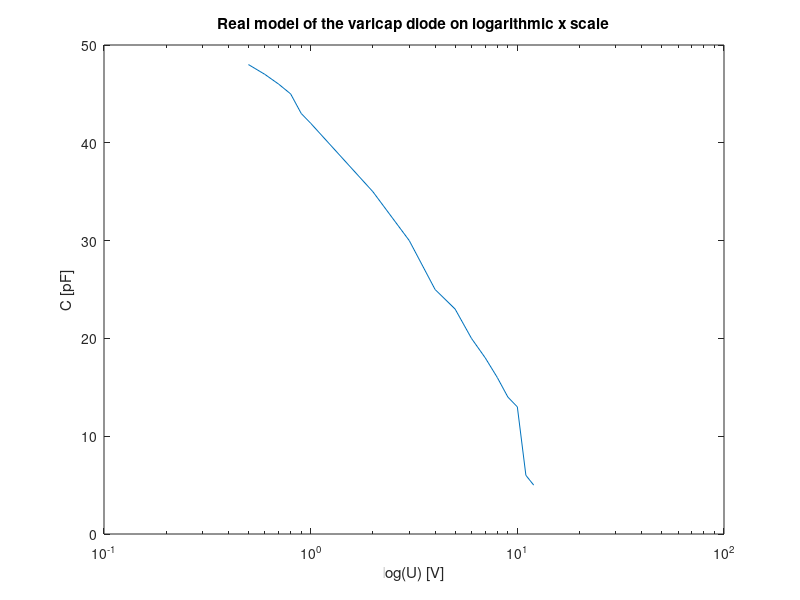
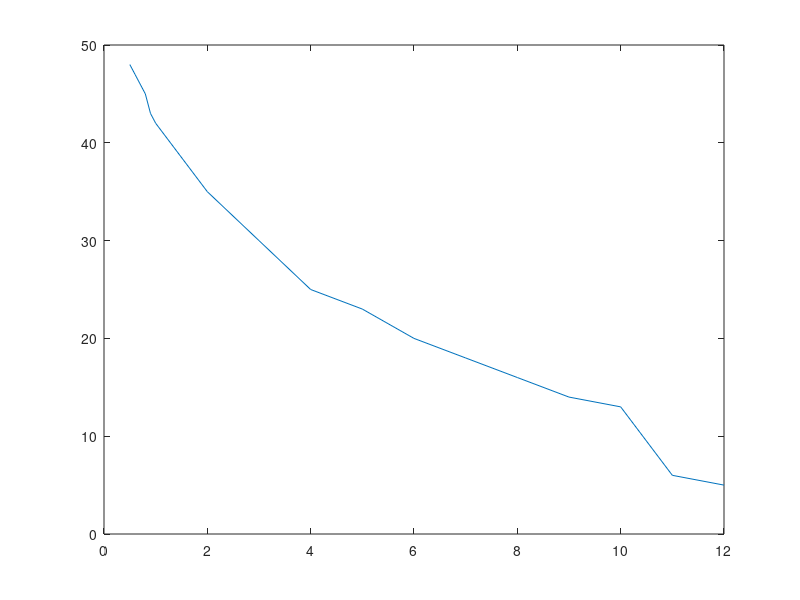
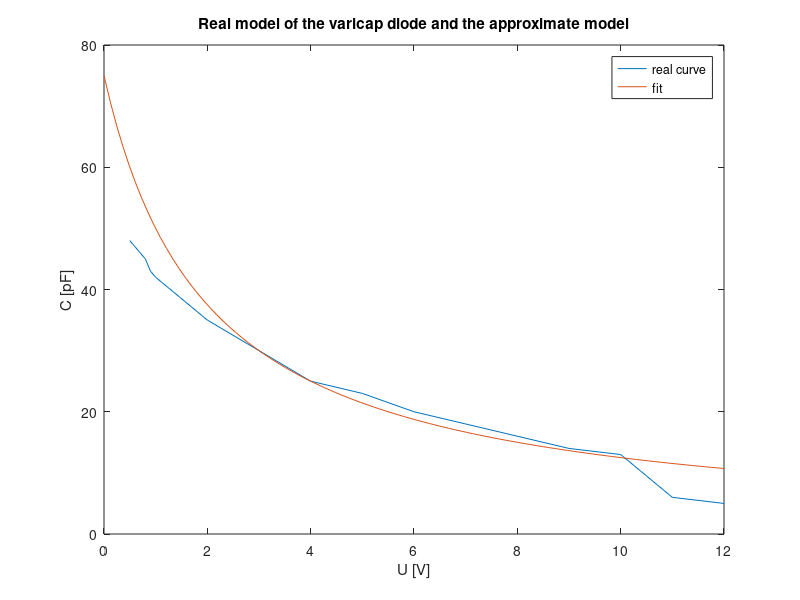

MATLAB code for these plots, in order:

clear all ; close all;
%values extracted from the datasheet
vvec = [0.5 0.6 0.7 0.8 0.9 1.0 2.0 3. 4.   5. 6.  7.   8.   9.   10.   11.   12.];
cvec = [48  47  46  45  43  42  35  30 25   23 20  18   16   14   13   6 5];

%approximation on logarithmic scale
figure;
semilogx(vvec,cvec); %x axis has logarithmoc scale
title('Real model of the varicap diode on logarithmic x scale');
xlabel('log(U) [V]');
ylabel('C [pF]');

%plotting the same on real scale for the future approximation
figure;
plot(vvec,cvec);

%Approximating function
vtest = linspace(0,12,100);
ctest = 150.0./(vtest+2);

figure;
plot(vvec,cvec,vtest,ctest);
legend('real curve','fit');
title('Real model of the varicap diode and the approximate model');
xlabel('U [V]');
ylabel('C [pF]');
